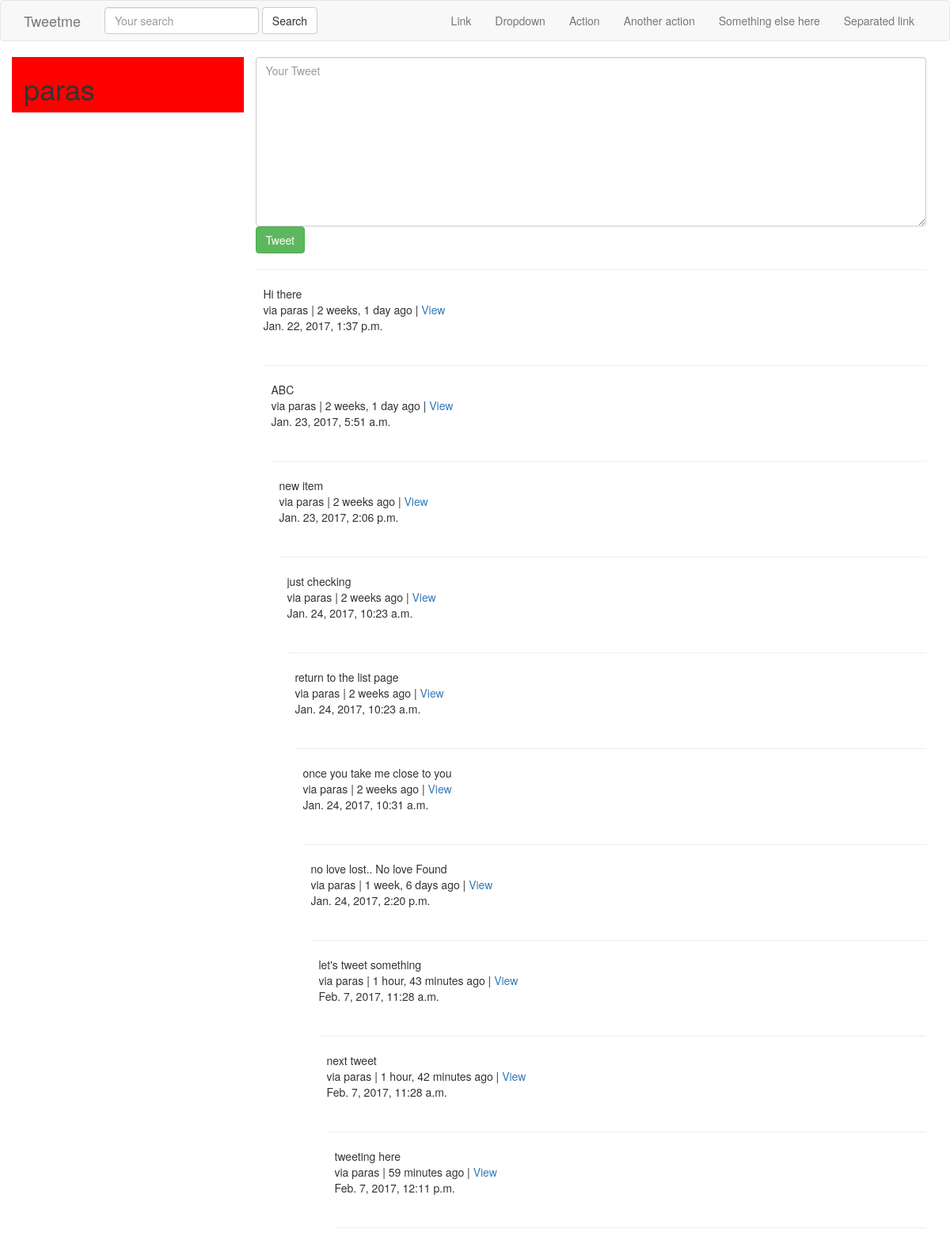
The app's page / (signed in) with its own data.
### tweets/models.py (models this page shows, shortened)
class Tweet(models.Model):
    user = models.ForeignKey(settings.AUTH_USER_MODEL, default=1)
    content = models.CharField(max_length=140, validators=[validate_content])
    timestamp = models.DateTimeField(auto_now_add=True)
    updated = models.DateTimeField(auto_now=True)
    def get_absolute_url(self):
        return reverse('tweet:detail', kwargs={'pk':self.pk})

### tweets/views.py (the view)
# urls.py: url(r'^$', TweetListView.as_view(), name='home'),
class TweetListView(ListView):
    def get_queryset(self):
        qs = Tweet.objects.all()
        query = self.request.GET.get('q', None)
        if query is not None:
            qs = qs.filter(
                Q(content__icontains=query) |
                Q(user__username__icontains=query) |
                Q(timestamp__icontains=query)
            )
        return qs
    def get_context_data(self, *args, **kwargs):
        context= super(TweetListView, self).get_context_data(*args, **kwargs)
        context['create_form'] = TweetModelForm() # need to learn about these two .
        context['create_url'] = reverse_lazy('tweet:create') # need to learn about this too.
        return context

### tweets/forms.py
class TweetModelForm(forms.ModelForm):
    content = forms.CharField(label='',
                               widget=forms.Textarea(
                                   attrs={'placeholder': "Your Tweet",
                                          "class": "form-control"}
                               ))
    class Meta:
        model = Tweet
        fields = [
            'content',
        ]

### tweets/templates/tweets/tweet_list.html (shortened to what this page needs)
{% extends 'tweets/base.html' %}
{% block content %}
<div class="row">
    <div class='col-sm-3 col-xs-12' style='background-color:red;'>
        <h1>{{ request.user }}</h1>
    </div>
<div class='col-sm-9 '>
    {% if not request.GET.q %}
    <div class="">
        {% include 'tweets/form.html' with form=create_form action_url=create_url btn_title='Tweet' %}
    </div>
    <hr/>
    {% endif %}
    {% for obj in object_list %}
    <div class="media">
        <div class="media-left">
        </div>
        <div class="media-body">
    {{ obj.content }}</br>
    via {{ obj.user }} | {{ obj.timestamp|timesince }} ago | <a href="{{ obj.get_absolute_url }}">View</a></br>
    {{ obj.timestamp }}</br>
    </br> <hr/>
{% empty %}
    {% if request.GET.q %}
    <p>No tweets found.</p>
    {% else %}
    <p>No tweets yet.</p>
    {% endif %}
{% endfor %}
</div>
</div>
</div>
{% endblock content %}

### records on screen
Tweet: content "Hi there", user "paras", timestamp "2 weeks, 1 day", timestamp "Jan. 22, 2017, 1:37 p.m."
Tweet: content "ABC", user "paras", timestamp "2 weeks, 1 day", timestamp "Jan. 23, 2017, 5:51 a.m."
Tweet: content "new item", user "paras", timestamp "2 weeks", timestamp "Jan. 23, 2017, 2:06 p.m."
Tweet: content "just checking", user "paras", timestamp "2 weeks", timestamp "Jan. 24, 2017, 10:23 a.m."
Tweet: content "return to the list page", user "paras", timestamp "2 weeks", timestamp "Jan. 24, 2017, 10:23 a.m."
Tweet: content "once you take me close to you", user "paras", timestamp "2 weeks", timestamp "Jan. 24, 2017, 10:31 a.m."
Tweet: content "no love lost.. No love Found", user "paras", timestamp "1 week, 6 days", timestamp "Jan. 24, 2017, 2:20 p.m."
Tweet: content "let's tweet something", user "paras", timestamp "1 hour, 43 minutes", timestamp "Feb. 7, 2017, 11:28 a.m."
Tweet: content "next tweet", user "paras", timestamp "1 hour, 42 minutes", timestamp "Feb. 7, 2017, 11:28 a.m."
Tweet: content "tweeting here", user "paras", timestamp "59 minutes", timestamp "Feb. 7, 2017, 12:11 p.m."

### other values on screen
{{ request.user }} "paras"
